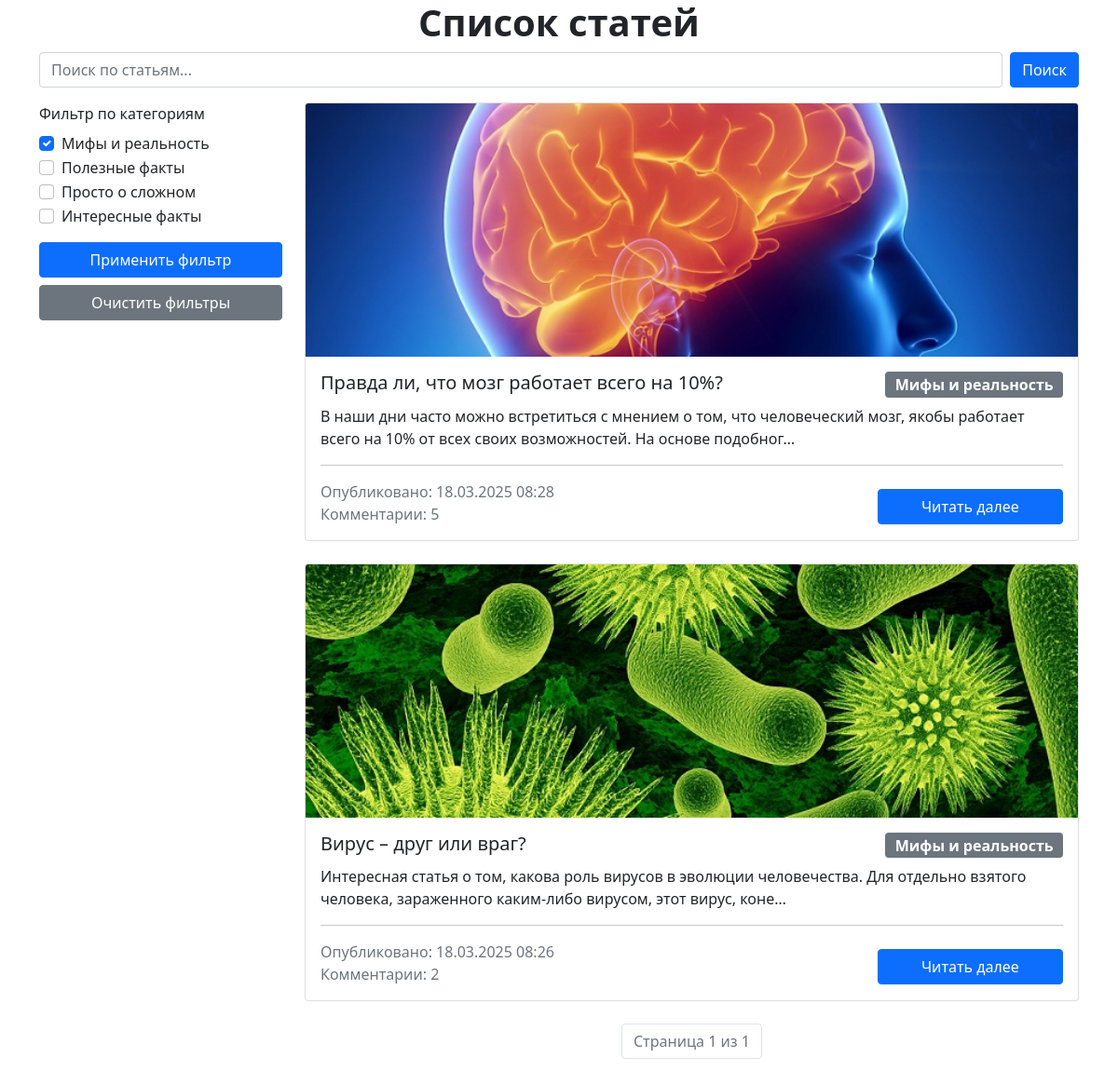
/?category=1, run on the app's committed database.
### main/models.py (models this page shows, shortened)
class Category(models.Model):
    name = models.CharField(max_length=255, blank=False)

class Article(models.Model):
    title = models.CharField(max_length=255, blank=False)
    description = models.TextField(blank=True)
    public_date = models.DateTimeField(
        blank=False, auto_now_add=True
    )  # Changed to DateTimeField
    image = models.ImageField(upload_to="images", blank=True)
    category = models.ForeignKey(
        Category,
        related_name="articles",
        on_delete=models.CASCADE,
        blank=True,
        null=True,
    )

### main/views.py (the view)
# urls.py: path("", views.index, name="index"),
def index(request):
    query = request.GET.get("q", "")
    selected_categories = request.GET.getlist("category")
    articles = Article.objects.order_by("-public_date")
    categories = Category.objects.all()
    if selected_categories and not query:
            articles = articles.filter(category_id__in=selected_categories)
    if query and not selected_categories:
        articles = articles.filter(title__iregex=query)
    if query and selected_categories:
        articles = articles.filter(title__iregex=query, category_id__in=selected_categories)
    paginator = Paginator(articles, 5)
    page_number = request.GET.get("page")
    page_obj = paginator.get_page(page_number)
    return render(
        request,
        "main/index.html",
        {
            "page_obj": page_obj,
            "query": query,
            "categories": categories,
            "selected_category": selected_categories,
        },
    )

### main/templates/main/index.html (shortened to what this page needs)
{% extends "./base.html" %}
{% block body %}
<div class="container">
    <h1 class="text-center fw-bold">Список статей</h1>
    <form method="GET" class="mb-3">
        <div class="d-flex mb-3">
            <input type="text" name="q" value="{{ query }}" class="form-control w-100" placeholder="Поиск по статьям..."
                aria-label="Поиск по статьям">
            <button type="submit" class="btn btn-primary ms-2">Поиск</button>
        </div>
        <div class="row">
            <div class="col-md-3 mb-4">
                <div class="mb-3">
                    <label class="form-label">Фильтр по категориям</label>
                    {% for category in categories %}
                    <div class="form-check">
                        <input class="form-check-input" type="checkbox" name="category" value="{{ category.id }}"
                            id="category{{ category.id }}" {% if category.id|stringformat:"s" in selected_category %}
                            checked{% endif %}>
                        <label class="form-check-label" for="category{{ category.id }}">
                            {{ category.name }}
                        </label>
                    </div>
                    {% endfor %}
                </div>
                <button type="submit" class="btn btn-primary w-100">Применить фильтр</button>
                <a href="{% url 'index' %}" class="btn btn-secondary mt-2 w-100">Очистить фильтры</a>
            </div>
            <div class="col-md-9">
                <div class="row">
                    {% for article in page_obj %}
                    <div class="col-12 mb-4">
                        <a href="{% url 'article-detail' article.id %}?q={{ query }}{% for category in selected_category %}&category={{ category }}{% endfor %}"
                            class="text-decoration-none text-dark">
                            <div class="card">
                                {% if article.image %}
                                <img src="{{ article.image.url }}" class="card-img-top" alt="{{ article.title }}">
                                {% endif %}
                                <div class="card-body">
                                    <h5 class="card-title mb-2 d-flex justify-content-between flex-wrap gap-2">
                                        {{ article.title }}
                                        <a href="?category={{ article.category.id }}"
                                            class="badge bg-secondary fs-6 text-decoration-none category-badge">
                                            {{ article.category.name }}</a>
                                    </h5>
                                    <span class="card-text">{{ article.description|truncatechars:150 }}</span>
                                    <hr>
                                    <div class="d-flex align-items-center flex-wrap justify-content-between">
                                        <div class="article_text">
                                            <p class="text-muted mb-0">
                                                Опубликовано: {{ article.public_date|date:"d.m.Y H:i" }}
                                            </p>
                                            <p class="text-muted mb-0"> Комментарии: {{ article.comments.count }}</p>
                                        </div>
                                        <a href="{% url 'article-detail' article.id %}?q={{ query }}{% for category in selected_category %}&category={{ category }}{% endfor %}"
                                            class="btn btn-primary col-lg-3 col-md-3 col-sm-4 col-12 mt-2">Читать
                                            далее</a>
                                    </div>
                                </div>
                            </div>
                        </a>
                    </div>
                    {% empty %}
                    <p>Статьи не найдены</p>
                    {% endfor %}
                </div>
                <nav aria-label="Page navigation">
                    <ul class="pagination justify-content-center">
                        <li class="page-item disabled">
                            <span class="page-link">
                                Страница {{ page_obj.number }} из {{ page_obj.paginator.num_pages }}</span>
                        </li>
                    </ul>
                </nav>
            </div>
        </div>
    </form>
</div>
{% endblock %}

### main/templates/main/index.html (style rules this page uses)
.category-badge { transition: all .15s; }

### data on the page
Category: category "☑", name "Мифы и реальность"
Category: name "Полезные факты"
Category: name "Просто о сложном"
Category: name "Интересные факты"
Article: image (picture), title "Правда ли, что мозг работает всего на 10%?", category.name "Мифы и реальность", description "В наши дни часто можно встретиться с мнением о том, что человеческий мозг, якобы работает всего на 10% от всех своих возможностей. На основе подобног…", public_date "18.03.2025 08:28", comments.count "5"
Article: image (picture), title "Вирус – друг или враг?", category.name "Мифы и реальность", description "Интересная статья о том, какова роль вирусов в эволюции человечества. Для отдельно взятого человека, зараженного каким-либо вирусом, этот вирус, коне…", public_date "18.03.2025 08:26", comments.count "2"

### other printed values
{{ page_obj.number }} "1"
{{ page_obj.paginator.num_pages }} "1"
